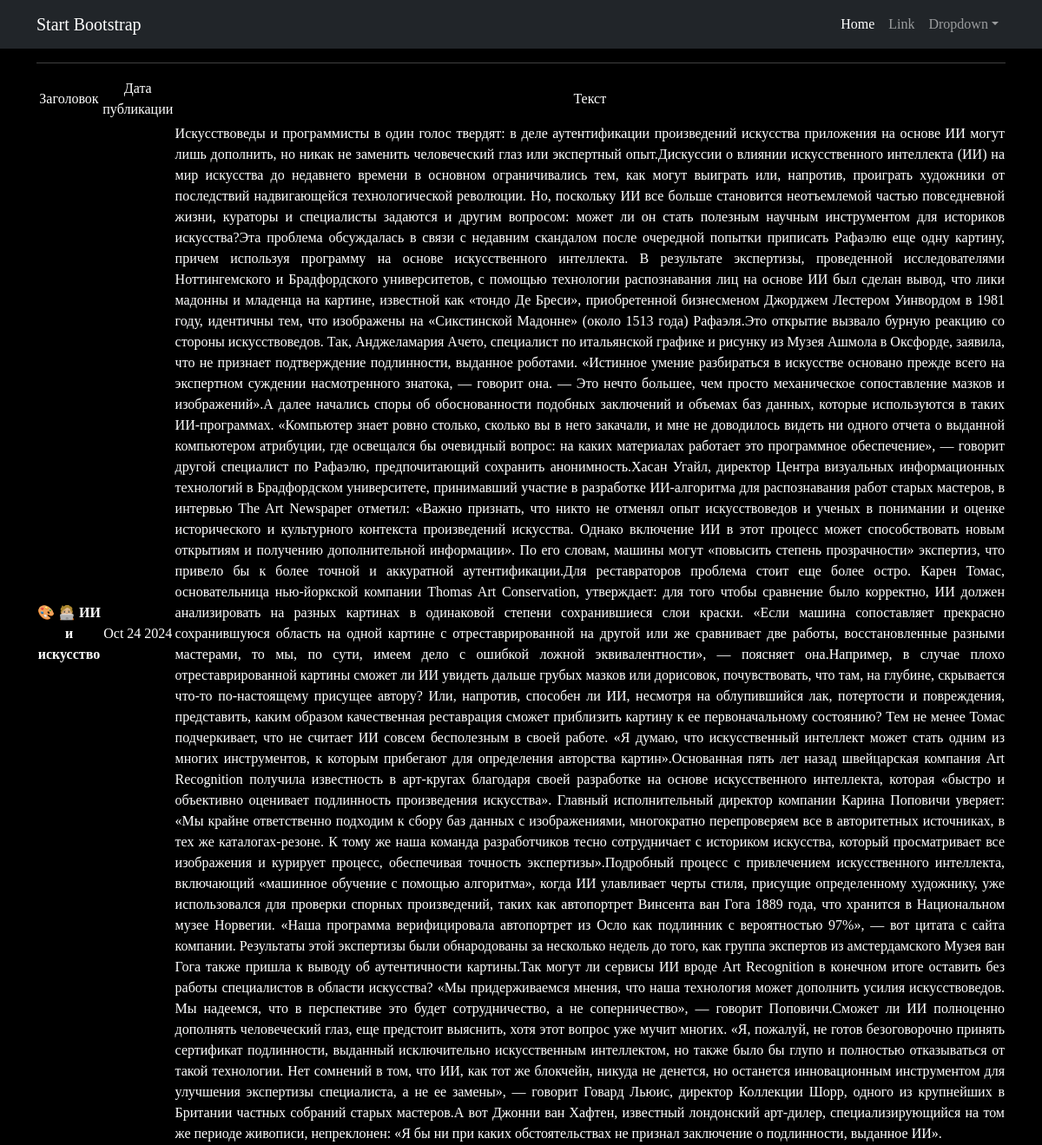
Screenshot of /news/1 with the database file from the repository.
### News/models.py (models this page shows, shortened)
class Post(models.Model):
    article = 'AR'
    news = 'NE'
    TYPES = [
        (article, 'Статья'),
        (news, 'Новость')
    ]
    author = models.ForeignKey(Author, on_delete=models.CASCADE)
    news_type = models.CharField(max_length=2, choices=TYPES, default=article)
    publication_date = models.DateTimeField(auto_now_add=True)
    category = models.ManyToManyField(Category, through='PostCategory')
    title = models.CharField(max_length=150)
    text = models.TextField()
    rating = models.IntegerField(default=0, validators=[MinValueValidator(0)])

### News/views.py (the view)
# urls.py: path('<int:pk>', PostDetail.as_view(), name='post_detail'),
class PostDetail(DetailView):
    model = Post
    template_name = 'post.html'
    context_object_name = 'post'

### News/templatetags/custom_filters.py (called while the page is built)
@register.filter()
def censor(value, bad_word=None):
    splitted_text = value.split()
    censored_text = []
    for word in splitted_text:
        for bad_word in ILLEGAL_WORDS:
            if word.startswith(bad_word):
                censored_word = word[0] + '*'*(len(word) - 1)
                censored_text.append(censored_word)
                break
        else:
            censored_text.append(word)
    return ' '.join(censored_text)

### templates/post.html (shortened to what this page needs)
{% extends 'flatpages/default.html' %}
{% load custom_filters %}
{% block content %}
   <hr>
   {% if post %}
       <table>
           <tr style="border-bottom: 2px solid black;">
               <td>Заголовок</td>
               <td>Дата публикации</td>
               <td>Текст</td>
           </tr>
           <tr>
               <td><b>{{ post.title|censor:"викинг, Викинги, викингов, лидер, Лидер" }}</b></td>
               <td>{{ post.publication_date|date:'M d Y' }}</td>
               <td style="text-align: justify;"> {{ post.text|censor:"викинг, Викинги, викингов, лидер, Лидер" }}</td>
           </tr>
       </table>
   {% else %}
       <h2>Публикации не существует!</h2>
   {% endif %}
{% endblock content %}

### templates/post.html (style rules this page uses)
body { font-family: 'arial black'; color: #FFFFFF; background-color: #000000; }

### rows the page displays
Post: title|censor "🎨 🧑🏼‍💻 ИИ и искусство", publication_date "Oct 24 2024", text|censor "Искусствоведы и программисты в один голос твердят: в деле аутентификации произведений искусства приложения на основе ИИ могут лишь дополнить, но никак не заменить человеческий глаз или экспертный опыт.Дискуссии о влиянии искусственного интеллекта (ИИ) на мир искусства до недавнего времени в основном ограничивались тем, как могут выиграть или, напротив, проиграть художники от последствий надвигающейся технологической революции. Но, поскольку ИИ все больше становится неотъемлемой частью повседневной жизни, кураторы и специалисты задаются и другим вопросом: может ли он стать полезным научным инструментом для историков искусства?Эта проблема обсуждалась в связи с недавним скандалом после…"
